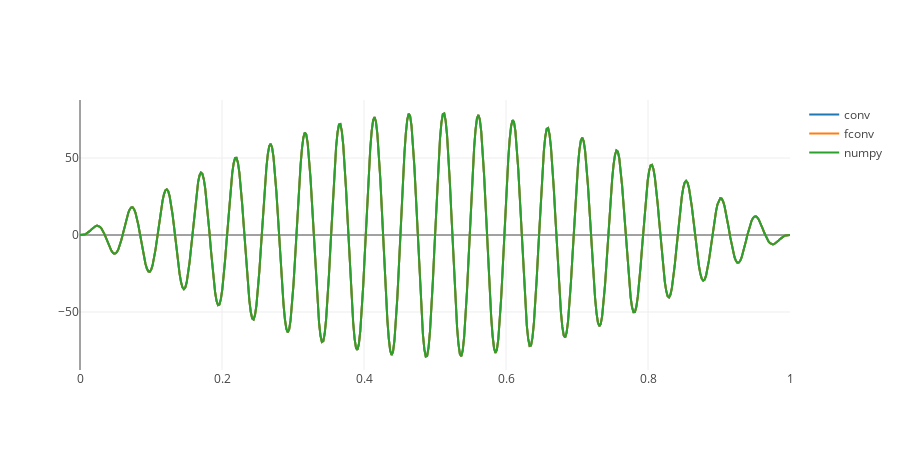

Notebook code for this chart:
### Code cell
N = 500
T = 1.0 # s
f1 = 20 # Hz
f2 = 21 # Hz
w1 = 2 * np.pi * f1
w2 = 2 * np.pi * f2

t = np.linspace(0, T, N)
s1 = np.sin(w1 * t / T)
s2 = np.sin(w2 * t / T)

conv = convolve(s1, s2)
fconv = fconvolve(s1, s2)
npconv = np.convolve(s1, s2)

print_mse(conv, fconv, 'conv/fconv')
print_mse(conv, npconv, 'conv/npconv')
print_mse(fconv, npconv, 'fconv/npconv')

tr_conv = go.Scatter(
    x = t,
    y = conv,
    name='conv'
)

tr_fconv = go.Scatter(
    x = t,
    y = fconv.real,
    name='fconv'
)

tr_npconv = go.Scatter(
    x = t,
    y = npconv.real,
    name='numpy'
)

fig = py.tools.make_subplots(rows = 1, cols = 1)

fig['layout'].update(height=450, width=900)

fig.append_trace(tr_conv, 1, 1)
fig.append_trace(tr_fconv, 1, 1)
fig.append_trace(tr_npconv, 1, 1)

py.offline.iplot(fig)

### Figure 1 — Plotly figure (JSON) as saved in the notebook; plotly's stock layout.template omitted (floating-point values rounded to 4 significant figures; data arrays with more than 128 entries replaced by an {"elided": "..."} marker saying what was removed)
{"data": [{"name": "conv", "type": "scatter", "x": {"elided": "500 float values"}, "xaxis": "x1", "y": {"elided": "999 float values"}, "yaxis": "y1"}, {"name": "fconv", "type": "scatter", "x": {"elided": "500 float values"}, "xaxis": "x1", "y": {"elided": "999 float values"}, "yaxis": "y1"}, {"name": "numpy", "type": "scatter", "x": {"elided": "500 float values"}, "xaxis": "x1", "y": {"elided": "999 float values"}, "yaxis": "y1"}], "layout": {"height": 450, "width": 900, "xaxis1": {"anchor": "y1", "domain": [0, 1]}, "yaxis1": {"anchor": "x1", "domain": [0, 1]}}}
